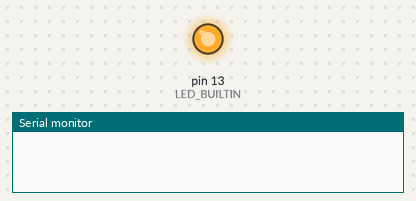
A sketch run on a simulated Arduino Uno, built with avr-gcc and run on an emulated ATmega328P. On the bench: output pins drawn as LEDs (lit = HIGH), the last lines printed to the serial monitor.

Above: at 1.0 s.
At 6.3 s:
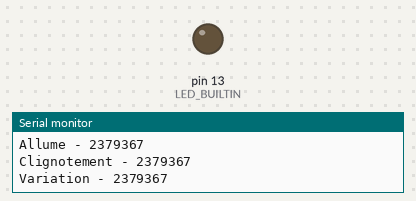
Timing chart, 0 to 10.0 s (numbered marks = the images above):
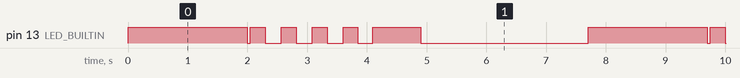

Measured:
- by itself, pin 13 (LED_BUILTIN): repeats every 7.7 s: LOW 0.05 s, 3 × (HIGH 0.25 s, LOW 0.27 s), HIGH 0.25 s, LOW 0.25 s, HIGH 0.80 s, LOW 2.8 s, HIGH 2.0 s
- by itself, everything shown: repeats every 7.7 s, in 12 steps

The sketch:

0sx_labo_01.ino
```cpp
int state=0;
int count=0;
int brightness=255;
int fadeAmount=2048/256;
const int ONOFFTIME= 2000;
void setup() {
  // put your setup code here, to run once:
  pinMode(LED_BUILTIN,OUTPUT);
  Serial.begin(9600);
}
void onLight(){
  if (state ==0){
    digitalWrite(LED_BUILTIN,HIGH);
    delay(ONOFFTIME);
    digitalWrite(LED_BUILTIN, LOW);
    delay(50);
    state=1;
  }
  Serial.println("Allume - 2379367");
}
 void onOffLight(){
    if (state ==1){
      digitalWrite(LED_BUILTIN,HIGH);
      delay(250);
      digitalWrite(LED_BUILTIN,LOW);
      delay(250);
      count++;
      if(count==4){
        state=2;
        count=0;
      }
    }
    Serial.println("Clignotement - 2379367");
 }
void variationLight (){
  if(state== 2){
   analogWrite(LED_BUILTIN, brightness);
   for( brightness;brightness >=0;brightness=brightness-fadeAmount){
    analogWrite(LED_BUILTIN,brightness);
    delay(50);
    }
    brightness=255;
    state=0;
  }
  Serial.println("Variation - 2379367");
}
void offLight () {
  if (state ==0){
    digitalWrite(LED_BUILTIN,LOW);
    delay(ONOFFTIME);
  }
  Serial.println("Eteint - 2379367");
}
void loop() {
  // put your main code here, to run repeatedly:
 onLight();
 onOffLight();
 variationLight();
 offLight();
}
```
